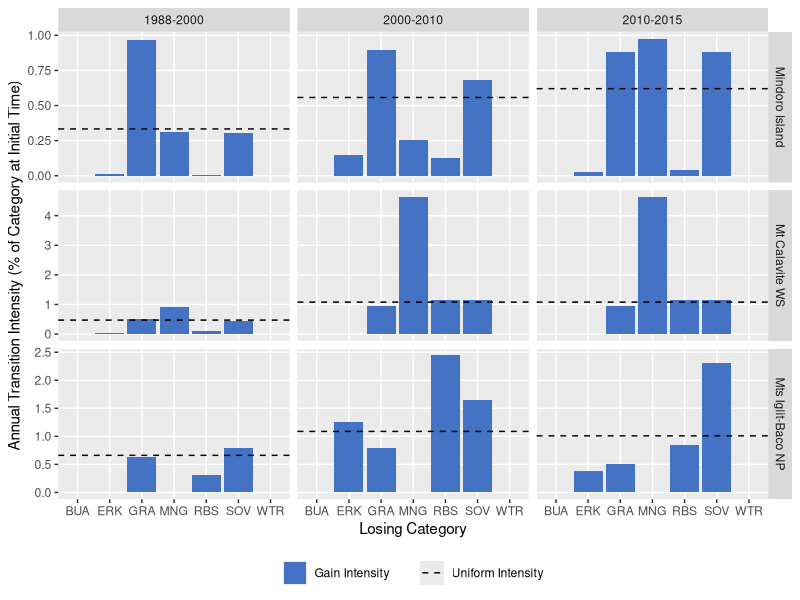
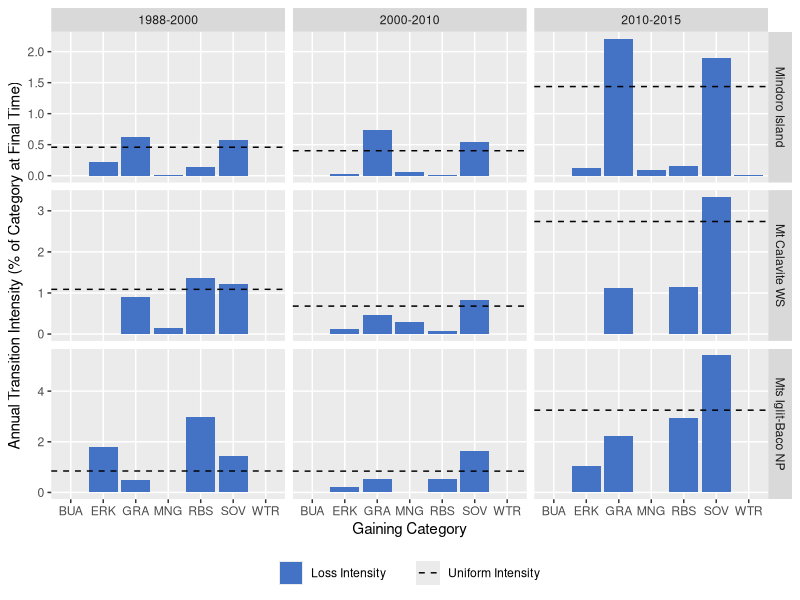

Write R code to recreate these figures, in order.
# Script Description --------------------
# This R script generates barplots using ggplot2 package to visualise the transition-level
# intensity analysis of of changes in Mindoro Island, Philippines derived from land cover
# classification of Landsat data for three time-intervals: 1988-2000, 2000-2010, and
# 2010-2015. Intensity analysis was calculated using an Excel spreadsheet with a VBA macro
# (see https://sites.google.com/site/intensityanalysis/). The domain of analysis is
# Mindoro Island.
#
# Script By:      Jose Don T De Alban
# Date Created:   13 Mar 2018
# Last Modified:  17 Aug 2019

# Set Working Directory -------------------
setwd("/Users/dondealban/Dropbox/Research/Mindoro/intensity analysis/")

# Load Libraries --------------------------
library(tidyverse)
library(readxl)

# Read Input Data -------------------------

# Read transition level XLSX data file, convert to data frame, and store into variable
rawG <- as.data.frame(read_excel("Transition_Level_Intensity_Analysis.xlsx", sheet="FOR_Gain"))
rawL <- as.data.frame(read_excel("Transition_Level_Intensity_Analysis.xlsx", sheet="FOR_Loss"))

# Clean and Subset Data -------------------

# 1. Add Change Type column
type1 <- rep("Gain", nrow(rawG))
type2 <- rep("Loss", nrow(rawL))
dfG <- cbind(rawG, type1)
dfL <- cbind(rawL, type2)

# 2. Reorder columns before renaming
dfGain <- dfG[,c(1:2,12,3:11)]
dfLoss <- dfL[,c(1:2,12,3:11)]

# 3. Change column names for easier reference
# Note the following description of category level column names
# ColA - Years of Time Interval
# ColB - Study Area/Site
# ColC - Change Type
# ColD - Category Name
# ColE - Observed Annual Loss/Gain [number of elements]
# ColF - Loss/Gain Intensity [percent of t1/t2 category]
# ColG - Uniform Intensity [percent of t1/t2 to/from category]
# ColH - Uniform Annual Loss/Gain [number of elements]
# ColI - Hypothesized Annual Error [number of elements]
# ColJ - Commission Intensity [percent of t1/t2 transition]
# ColK - Omission Intensity [percent of t1/t2 transition]
# ColL - Hypothesized t1/t2 Error [percent of interval domain]

list <- c("ColA","ColB","ColC","ColD","ColE","ColF","ColG","ColH","ColI","ColJ","ColK","ColL")
colnames(dfGain) <- c(list)
colnames(dfLoss) <- c(list)

# Generate Plots ------------------------

# Plot 1: To N (Gain Transition)
plotG <- ggplot() + geom_bar(data=dfGain, aes(x=ColD, y=ColF, fill=ColC), stat="identity", position=position_dodge())
plotG <- plotG + geom_hline(data=dfGain, aes(yintercept=ColG, colour="#000000"), linetype="dashed") # Uniform line
plotG <- plotG + facet_grid(ColB ~ ColA, scales="free_y")
plotG <- plotG + labs(x="Losing Category", y="Annual Transition Intensity (% of Category at Initial Time)")
plotG <- plotG + scale_fill_manual(values=c("#4472c4"), labels=c("Gain Intensity"))
plotG <- plotG + scale_colour_manual(values=c("#000000"), labels=c("Uniform Intensity"))
plotG <- plotG + theme(panel.grid.minor=element_blank())
plotG <- plotG + theme(legend.position="bottom", legend.box="horizontal", legend.title=element_blank())

# Plot 2: From M (Loss Transition)
plotL <- ggplot() + geom_bar(data=dfLoss, aes(x=ColD, y=ColF, fill=ColC), stat="identity", position=position_dodge())
plotL <- plotL + geom_hline(data=dfLoss, aes(yintercept=ColG, colour="#000000"), linetype="dashed") # Uniform line
plotL <- plotL + facet_grid(ColB ~ ColA, scales="free_y")
plotL <- plotL + labs(x="Gaining Category", y="Annual Transition Intensity (% of Category at Final Time)")
plotL <- plotL + scale_fill_manual(values=c("#4472c4"), labels=c("Loss Intensity"))
plotL <- plotL + scale_colour_manual(values=c("#000000"), labels=c("Uniform Intensity"))
plotL <- plotL + theme(panel.grid.minor=element_blank())
plotL <- plotL + theme(legend.position="bottom", legend.box="horizontal", legend.title=element_blank())

# Save Outputs --------------------------

# Output boxplots to a PDF file
ggsave(plotG, file="Transition-Level-Intensity-Analysis-Forest-Gain.pdf", width=25, height=20, units="cm", dpi=300)
ggsave(plotL, file="Transition-Level-Intensity-Analysis-Forest-Loss.pdf", width=25, height=20, units="cm", dpi=300)
